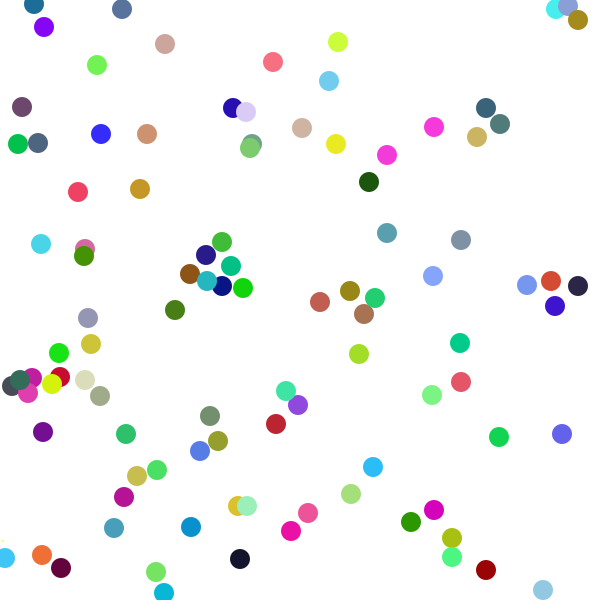
Frame 1 (no input)
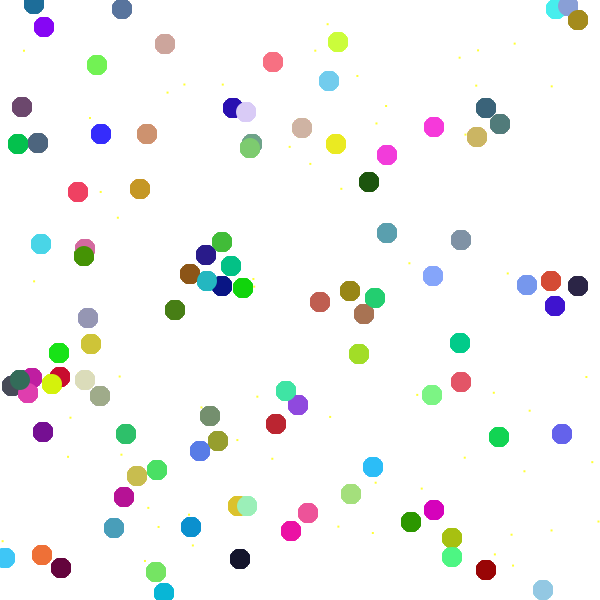
Frame 60 (the mouse pressed at the canvas centre just before this capture)
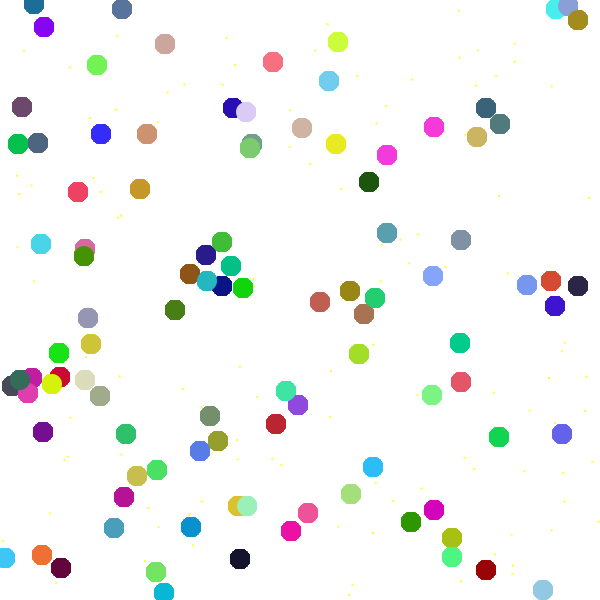
Frame 120 (the mouse held since frame 60 and released just before this capture)

The Processing sketch that drew these frames (run headless with seeded random() and noise(); from frame 60 on, the mouse is pressed at the canvas centre):

// Processing sketch: hypnotizing_color_dots__random_
// ── hypnotizing_color_dots__random_.pde
//declare an integer array without setting values but telling how many indexes it will have

int[] allX = new int [100];
int[] allY = new int [100];
color [] clr = new color[100];

void setup () {
  size (600, 600);
  
  background(#FFFFFF);

  // loop through all the indexes and give each a random value

  for (int i = 0; i < allX.length; i++) {
    

    allX[i] = (int)random(width);
    allY[i] = (int)random(height);
    clr [i] = color (random(255), random(255), random(255) );
  }
}

void draw () {
  
noStroke();
  fill(256, 255, 50);
  for (int i=0; i<1000; i=i+1);
    rect  (random (width), random(height), 2, 2);

  // loop through indexes of array and draw circles ar each x pos
  // i+ is the same as i = i+1
  
  for (int i=0; i < allX.length; i++) {
    fill (clr[i]);
    ellipse (allX[i], allY[i], 20, 20);
  }
}
